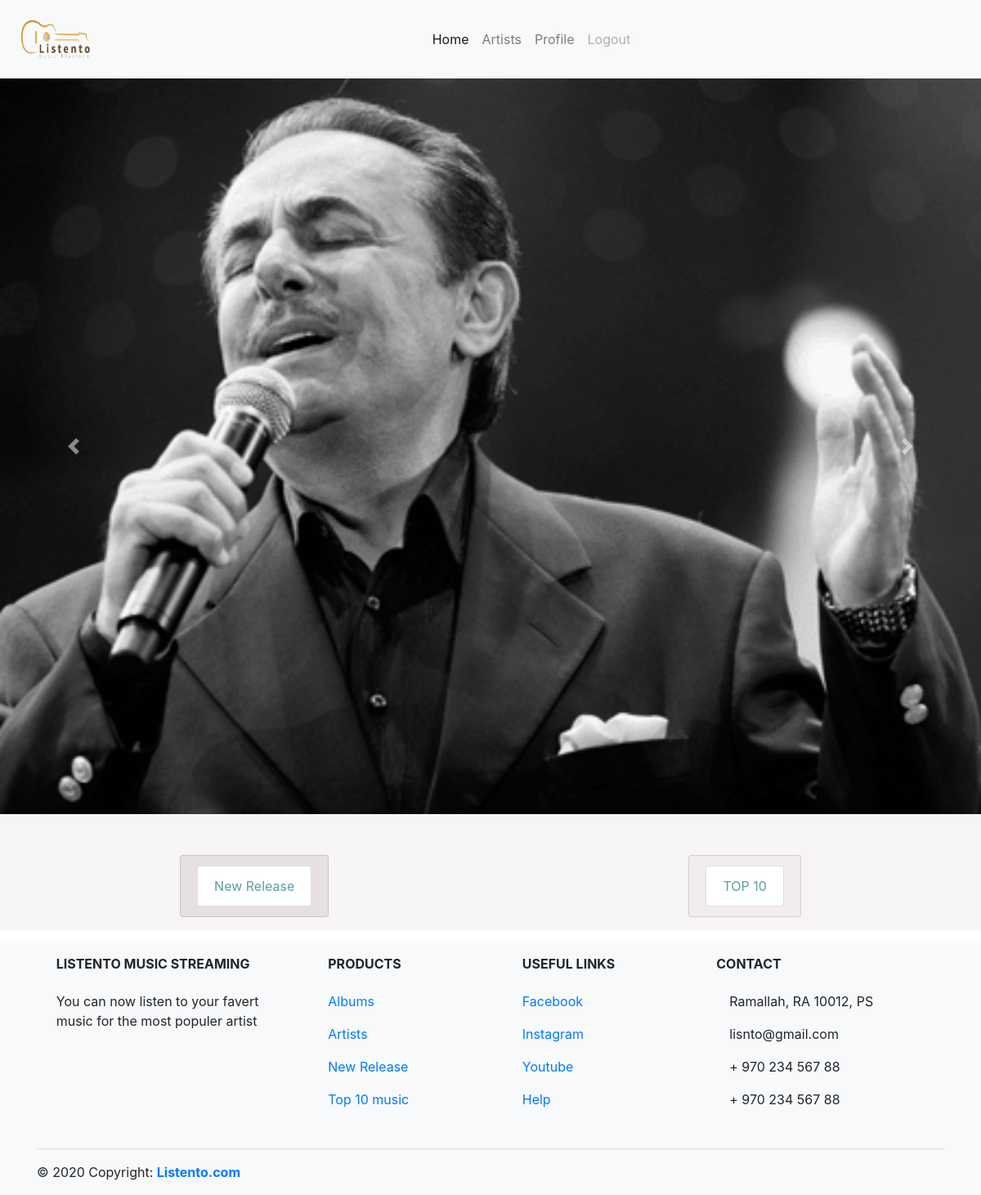
Page /home (signed in) on the earlier database version.
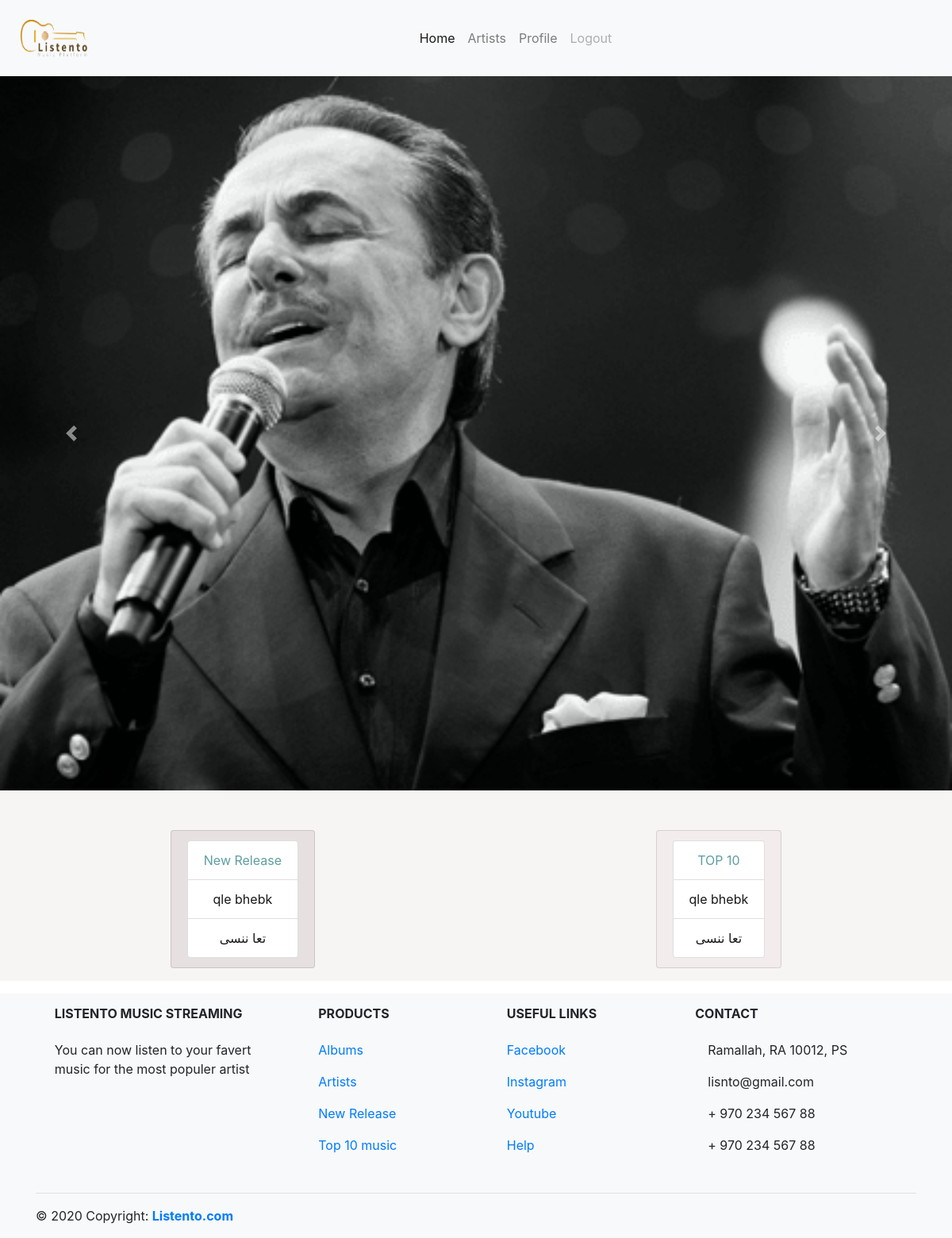
Same page on the later database version.
### music_app/models.py (models this page shows)
class Music(models.Model):
    song_name=models.CharField(max_length=45)
    writer=models.CharField(max_length=45)
    composer = models.CharField(max_length=45)
    duration = models.CharField(max_length=45)
    created_at = models.DateTimeField(auto_now_add=True)
    updated_at = models.DateTimeField(auto_now=True)
    lyrics=models.TextField()
    music = models.FileField(upload_to='audio/', blank=True)
    uploaded_by=models.ForeignKey(User,related_name="songs",on_delete=models.CASCADE)

### login_registeration_app/views.py (the view)
# urls.py: 2. Add a URL to urlpatterns:  path('', views.home, name='home')
def home(req):
    if 'user' in req.session:
        allmusic = Music.objects.all
        context = {
        'allmusic':allmusic
        }
        return render(req,'home.html',context)
    return redirect('/')

### login_registeration_app/templates/home.html (shortened to what this page needs)
{% extends 'basetheam.html' %}
{%block content%}
<div id="carouselExampleControls" class="carousel slide" data-ride="carousel" >
    <div class="carousel-inner" style="height: 900px;">
    <div class="carousel-item active">
        <img class="d-block w-100" src="static/imgs/Melhem-Barakat.jpeg" alt="First slide">
    </div>
    </div>
    <a class="carousel-control-prev" href="#carouselExampleControls" role="button" data-slide="prev">
    <span class="carousel-control-prev-icon" aria-hidden="true"></span>
    </a>
    <a class="carousel-control-next" href="#carouselExampleControls" role="button" data-slide="next">
    <span class="carousel-control-next-icon" aria-hidden="true"></span>
    </a>
</div>
<main style="display: flex; margin-top: 100px; background-color: rgb(247, 244, 244); margin: 0px;">
    <div class="form-group" >
    <ul class="list-group list-group-item" style="background-color: rgb(231, 224, 224); margin-top: 50px;" >
    <li class="list-group-item" style="text-align: center; color: cadetblue;"> New Release</li>
    {%for i in allmusic%}
    <li class="list-group-item" style="text-align: center;"><a href="/songpage" style="color: rgb(24, 24, 24);"> {{i.song_name}}</a></li>
    {%endfor%}
    </ul>
</div>
<div class="form-group">
    <ul class="list-group list-group-item" style="background-color: rgb(243, 236, 236); margin-top: 50px;">
        <li class="list-group-item"style="text-align: center; color: cadetblue;" >TOP 10</li>
        {%for i in allmusic%}
        <li class="list-group-item" style="text-align: center;"><a href="/songpage" style="color: rgb(24, 24, 24);">{{i.song_name}}</a></li>
        {%endfor%}
    </ul>
</div>
</main>
{%endblock%}

Differences in the rows shown:
added Music: song_name "qle bhebk"
added Music: song_name "تعا ننسى"
